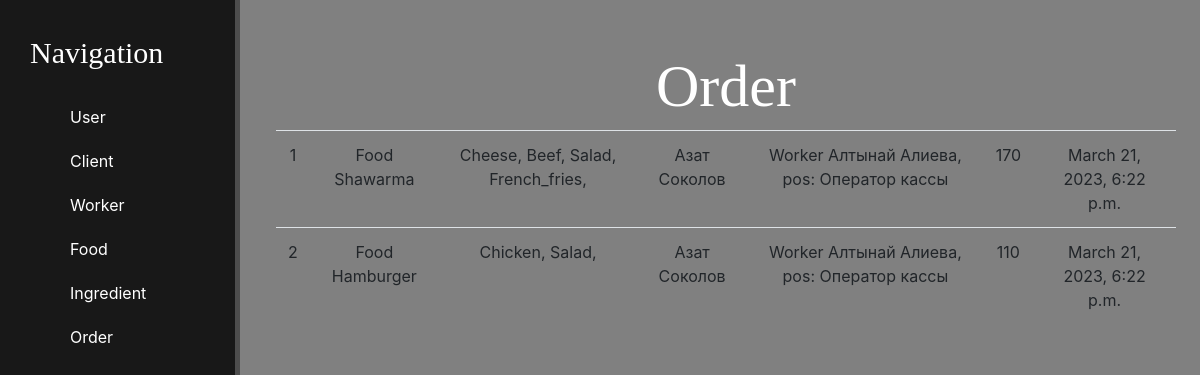
/order, run on the app's committed database.
### ordering/models.py (models this page shows, shortened)
class Order(models.Model):
    food = models.ForeignKey(Food, on_delete=models.CASCADE, related_name="orders")
    ingredients = models.ManyToManyField(Ingredient, related_name="orders", null=True, blank=True)
    client = models.ForeignKey(Client, on_delete=models.CASCADE, related_name="orders")
    worker = models.ForeignKey(Worker, on_delete=models.CASCADE, related_name="orders")
    order_date_time = models.DateTimeField(auto_now=True)
    def get_price(self):
        return self.food.start_price + sum([x.extra_price for x in self.ingredients.all()])

class Food(models.Model):
    name = models.CharField(max_length=20)
    start_price = models.IntegerField()
    def __str__(self):
        return f"Food {self.name}"

class Ingredient(models.Model):
    name = models.CharField(max_length=20)
    extra_price = models.IntegerField()
    def __str__(self):
        return self.name

class Client(models.Model):
    name = models.CharField(max_length=20)
    card_number = models.IntegerField()
    user = models.OneToOneField(User, on_delete=models.CASCADE, related_name="client")
    def __str__(self):
        return self.name

class Worker(models.Model):
    name = models.CharField(max_length=20)
    position = models.CharField(max_length=20)
    user = models.OneToOneField(User, on_delete=models.CASCADE, related_name="worker")
    def __str__(self):
        return f"Worker {self.name}, pos: {self.position}"

### ordering/views.py (the view)
# urls.py: path("order", views.order, name="order"),
def order(request):
    orders = models.Order.objects.all()
    return render(request, "order.html", context={"orders": orders})

### ordering/templates/order.html (shortened to what this page needs)
{% extends "base.html" %}
{% block content %}
<h2>Order</h2>
<table class="table table-hover">
  {% if orders %}
    {% for order in orders %}
        <tr>
          <td>{{order.id}}</td>
          <td>{{order.food}}</td>
          <td>
            {% for ingredient in order.ingredients.all %}
              {{ ingredient }},
            {% endfor %}
          </td>
          <td>{{order.client}}</td>
          <td>{{order.worker}}</td>
          <td>{{ order.get_price }}</td>
          <td>{{order.order_date_time}}</td>
        </tr>
    {% endfor %}
  {% endif %}
  </table>
{% endblock content %}

### ordering/templates/base.html (shortened to what this page needs)
{% load static %}
<!DOCTYPE html>
<html lang="en">
<head>
  <link rel="stylesheet" href="https://cdn.jsdelivr.net/npm/bootstrap@4.6.2/dist/css/bootstrap.min.css">
  <link rel="stylesheet" href="{% static 'css/main.css' %}">
</head>
<body>
  <aside>
    <span class="n1">Navigation</span>
    <ul>
      <a href="{% url 'user' %}"><li>User</li></a>
      <a href="{% url 'client' %}"><li>Client</li></a>
      <a href="{% url 'worker' %}"><li>Worker</li></a>
      <a href="{% url 'food' %}"><li>Food</li></a>
      <a href="{% url 'ingredient' %}"><li>Ingredient</li></a>
      <a href="{% url 'order' %}"><li>Order</li></a>
    </ul>
  </aside>
  <main>
    <div class="t1">
      {% block content %}
      {% endblock content %}
    </div>
  </main>
</body>
</html>

### ordering/static/css/main.css (style rules this page uses)
body { background: grey; }
aside { float: left; background: #181818; width: 20%; padding: 2.5%; height: 100vh; border-right: 5px solid #4d4d4d; color: white; }
aside span { font-family: Georgia, serif; font-size: 30px; }
aside ul { margin-top: 30px; list-style: none; }
aside ul li { color: #fff; display: block; margin-top: 20px; transition: transform .5s ease; }
main .t1 { float: left; margin-top: 50px; text-align: center; width: 75%; color: #fff; margin-left: 3%; }
main h2 { font-family: Georgia, serif; font-size: 60px; }

### data on the page
Order: id "1", food "Food Shawarma", client "Азат Соколов", worker "Worker Алтынай Алиева, pos: Оператор кассы", get_price "170", order_date_time "March 21, 2023, 6:22 p.m."
Ingredient: name "Cheese"
Ingredient: name "Beef"
Ingredient: name "Salad"
Ingredient: name "French_fries"
Order: id "2", food "Food Hamburger", client "Азат Соколов", worker "Worker Алтынай Алиева, pos: Оператор кассы", get_price "110", order_date_time "March 21, 2023, 6:22 p.m."
Ingredient: name "Chicken"
